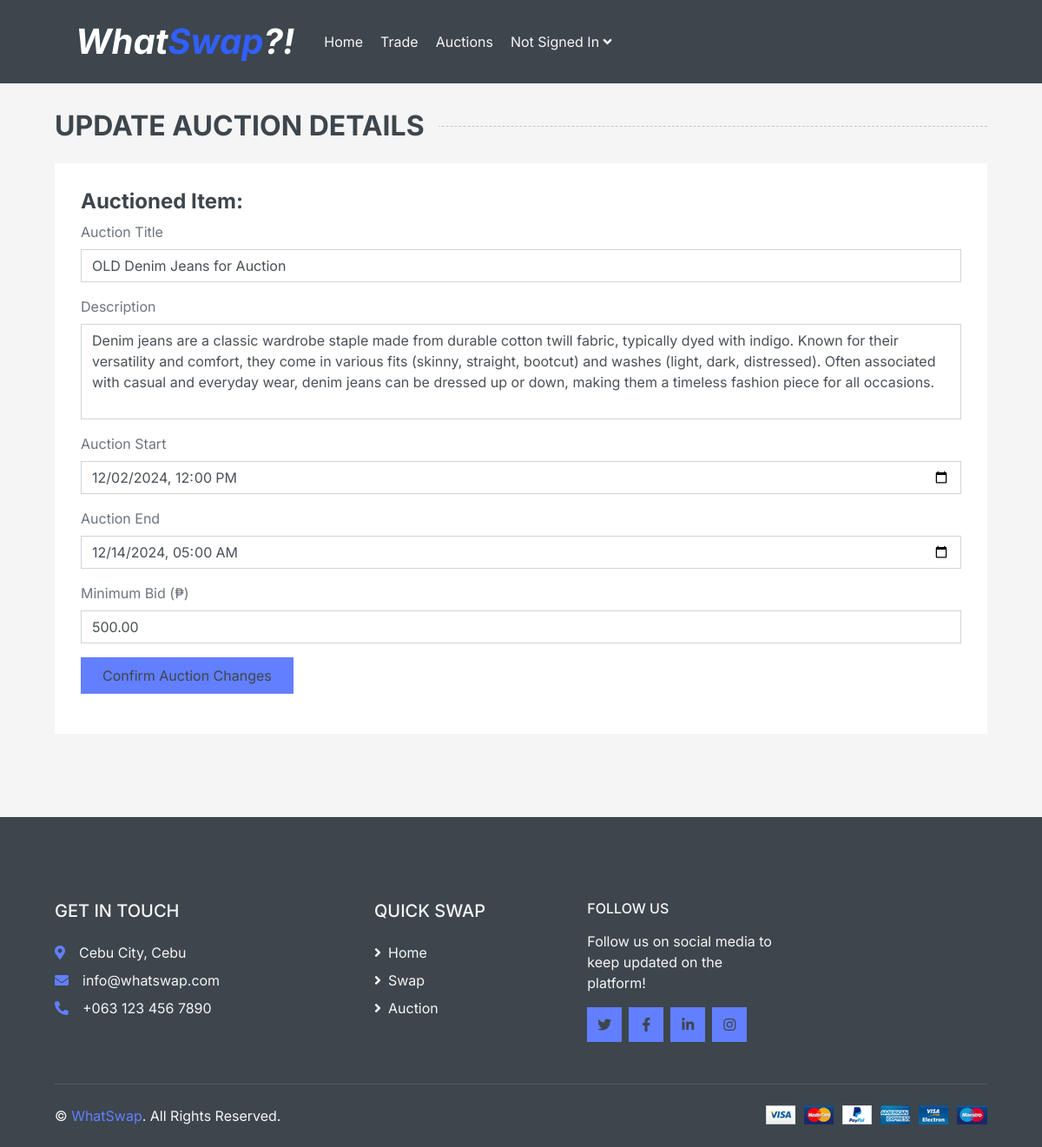
Screenshot of /auctions/auction_update/15/ with the database file from the repository.
### main/models.py (models this page shows)
class Auction(models.Model):
    auction_title = models.CharField(max_length = 100)
    auction_description = models.TextField(max_length = 500)
    is_deleted = models.BooleanField(default = False)
    start_date = models.DateTimeField(default = tz.now)
    end_date = models.DateTimeField(default = tz.now)
    minimum_bid = models.DecimalField(default = 0.0, max_digits = 10, decimal_places = 2)
    highest_bid = models.DecimalField(default = 0.0, max_digits = 10, decimal_places = 2)
    highest_bidder_id = models.ForeignKey(User, on_delete = models.CASCADE, null = True, blank = True)
    bid_increment = models.DecimalField(default = 1.0, max_digits = 10, decimal_places = 2)
    class AuctionStatus(models.TextChoices):
        NOT_STARTED = 'NOT STARTED'
        ONGOING = 'ONGOING'
        FINISHED = 'FINISHED'
        CANCELLED = 'CANCELLED'
    auction_status = models.CharField(
        max_length = 20,
        choices = AuctionStatus.choices,
        default = AuctionStatus.NOT_STARTED,
    )
    auction_item_id = models.ForeignKey(Item, on_delete = models.CASCADE)

### main/views.py (the view)
# urls.py: path('auctions/auction_update/<int:pk>/', views.auction_update, name="auction_update"),
def auction_update(request,pk):
    if request.method == 'POST':
        auction = Auction.objects.get(pk=int(pk))
        auction_form = AuctionUpdateForm(request.POST, instance=auction)
        auction.auction_title = request.POST.get('auction_title')
        auction.auction_description = request.POST.get('auction_description')
        auction.start_date = request.POST.get('start_date')
        auction.end_date = request.POST.get('end_date')
        auction.minimum_bid = request.POST.get('minimum_bid')
        auction.save()
        messages.success(request, 'Your auction has been updated!')
        return redirect(f'/auctions/auction_item/{pk}')
    else:
        auction = Auction.objects.get(pk=int(pk))
        auction_form = AuctionUpdateForm(instance=auction)
    return render(request, 'auctions/update_auction.html', {
        'auction': auction
    })

### templates/auctions/update_auction.html (shortened to what this page needs)
<head>
    <link href="https://cdn.jsdelivr.net/npm/bootstrap@5.3.3/dist/css/bootstrap.min.css" rel="stylesheet">
    {% include 'common/head.html' %}
</head>
<body>
    {% include "common/navbar.html"%}
    <div class="container-fluid">
        <h2 class="section-title position-relative text-uppercase mx-xl-5 mb-4"><span class="bg-secondary pr-3">Update Auction Details</span></h2>
        <div class="row px-xl-5">
            <div class="col-lg-12 mb-5">
                <div class="contact-form bg-light p-30">
                    <form method="POST" name="sentMessage" id="contactForm" novalidate="novalidate">
                        <h4><b>Auctioned Item: </b>{{auction.item}}</h4>
                        <div class="control-group">
                            <label for="exampleFormControlInput1" class="form-label">Auction Title</label>
                            <input type="text" class="form-control" id="name" name="auction_title" placeholder="Auction Title" value="{{ auction.auction_title }}"
                                required="required" data-validation-required-message="Please enter auction title" />
                        </div>
                        <div class="control-group">
                            <label for="exampleFormControlInput1" class="form-label">Description</label>
                            <textarea class="form-control" style="resize: none;" rows="4" id="message" placeholder="Description"
                                required="required" name="auction_description"
                                data-validation-required-message="Please enter description">{{ auction.auction_description }}</textarea>
                        </div>
                        <div class="control-group">
                            <label for="auctionStart" class="form-label">Auction Start</label>
                            <input type="datetime-local" class="form-control" id="start_date" placeholder="Auction Start" name="start_date" value="{{ auction.start_date|date:'Y-m-d\\TH:i' }}"
                                required="required" data-validation-required-message="Please enter start date" />
                        </div>
                        <div class="control-group">
                            <label for="auctionEnd" class="form-label">Auction End</label>
                            <input type="datetime-local" class="form-control" id="end_date" placeholder="Auction End" name="end_date" value="{{ auction.end_date|date:'Y-m-d\\TH:i' }}"
                                required="required" data-validation-required-message="Please enter end date" />
                        </div>
                        <div class="control-group">
                            <label for="minBid" class="form-label">Minimum Bid (₱)</label>
                            <input class="form-control" type="number" id="minimum_bid" name="minimum_bid" step="0.5" value="{{ auction.minimum_bid }}">
                        </div>
                        <div>
                            <button class="btn btn-primary py-2 px-4" type="submit" id="sendMessageButton">Confirm Auction Changes</button>
                        </div>
                    </form>
                </div>
            </div>
        </div>
    </div>
    {% include 'common/foot.html' %}
</body>

### rows the page displays
Auction: auction_title "OLD Denim Jeans for Auction", auction_description "Denim jeans are a classic wardrobe staple made from durable cotton twill fabric, typically dyed with indigo. Known for their versatility and comfort, they come in various fits (skinny, straight, bootcut) and washes (light, dark, distressed). Often associated with casual and everyday wear, denim jeans can be dressed up or down, making them a timeless fashion piece for all occasions.", start_date "12/02/2024 12:00", end_date "12/14/2024 05:00", minimum_bid "500.00"
